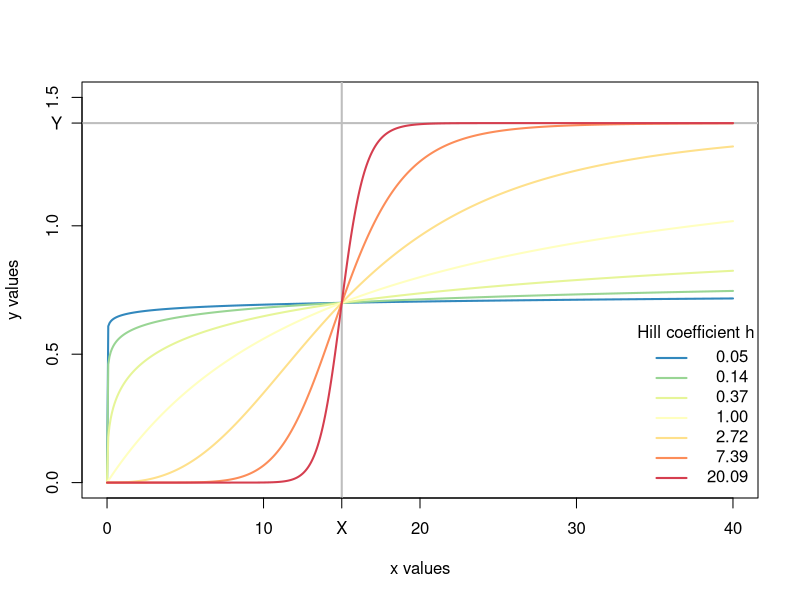
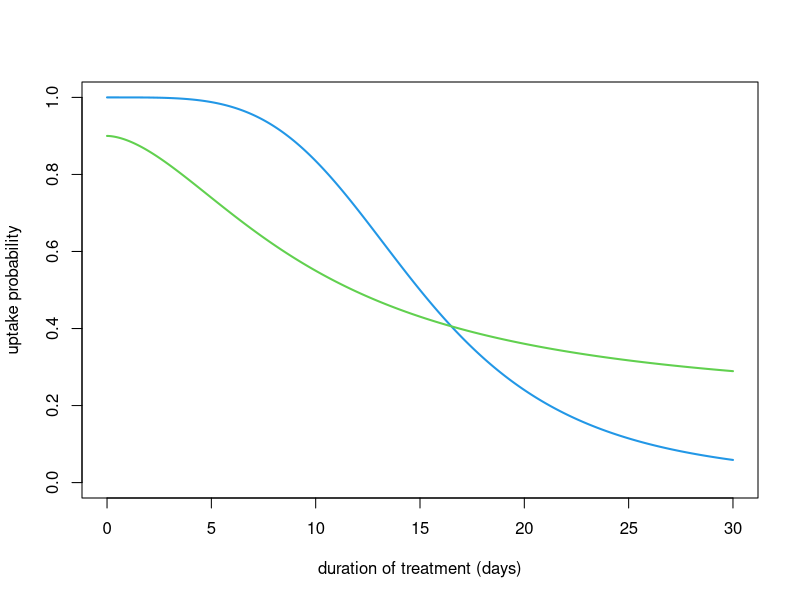
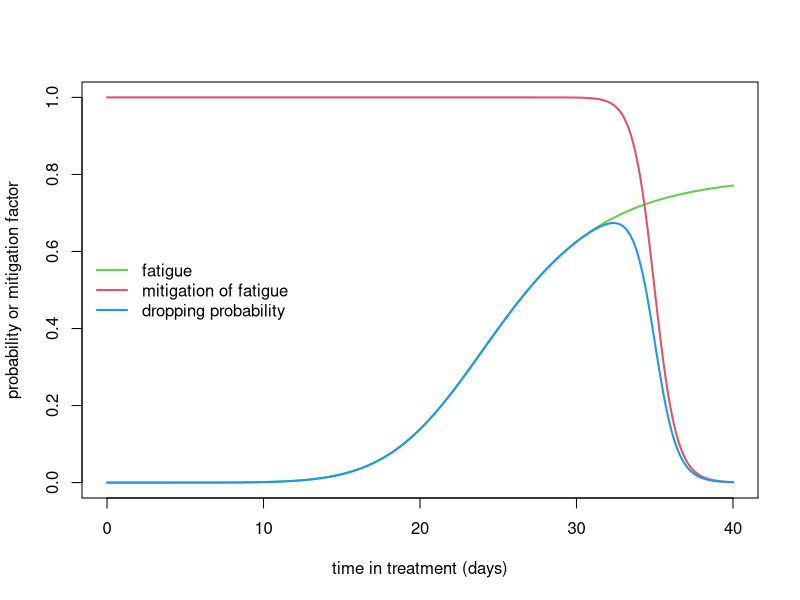
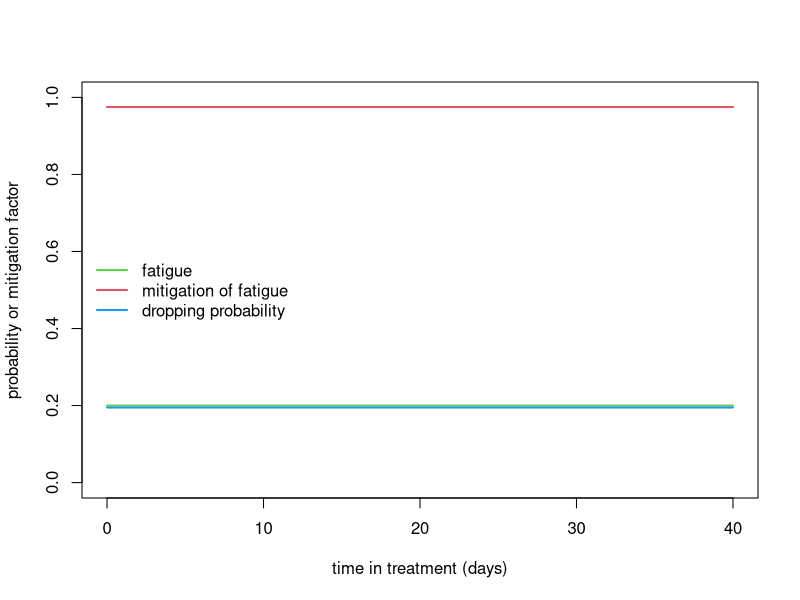
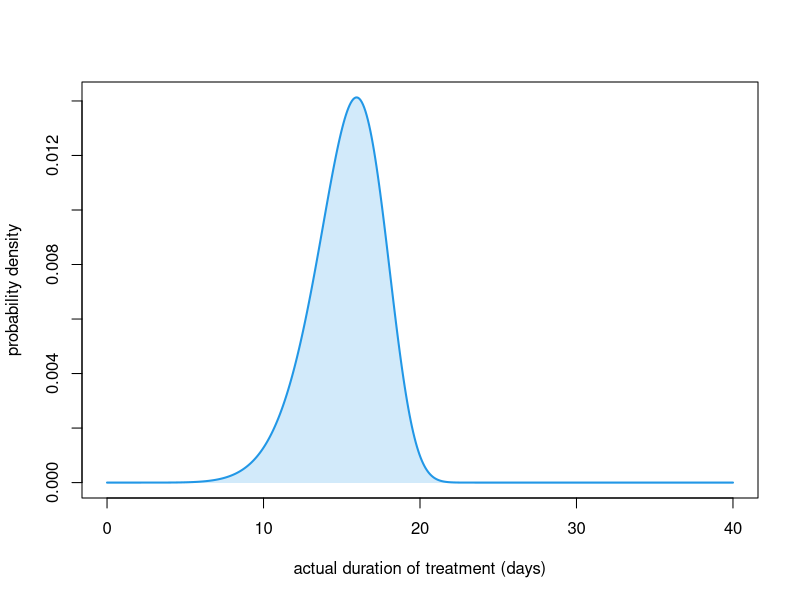
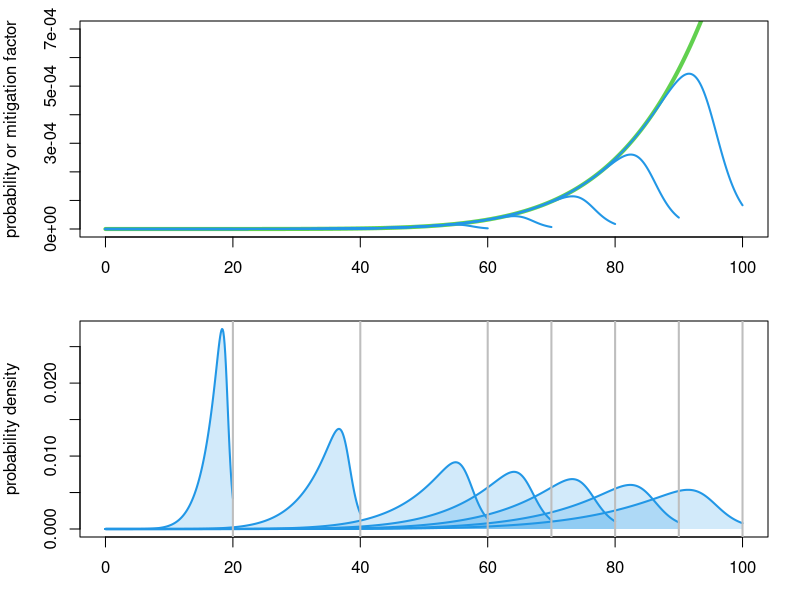
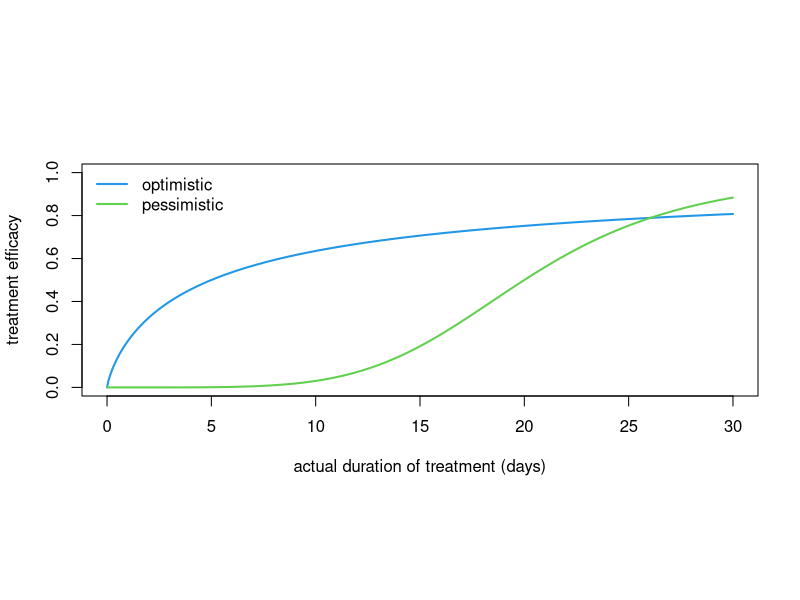
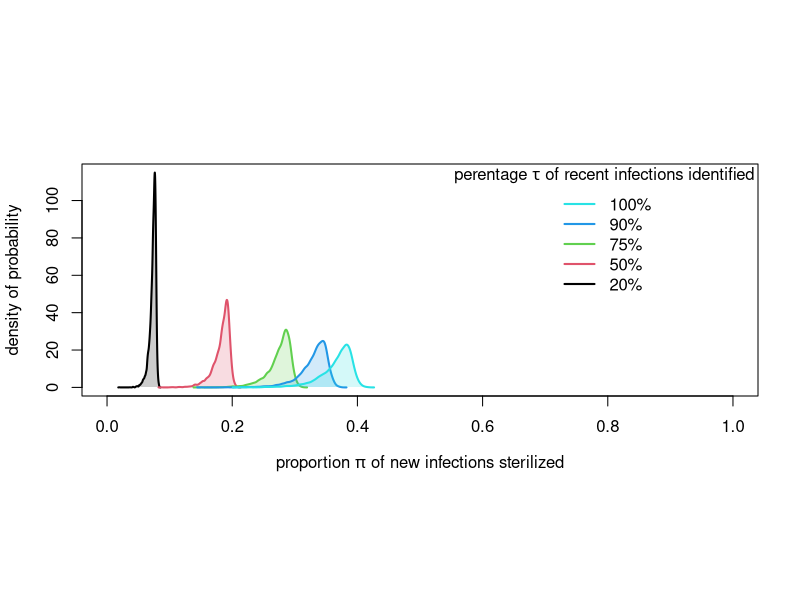

Generate these figures, in order, with R: (Note: this script raises an error after producing the figures.)
## ---- chunk 1
knitr::knit_hooks$set(
  margin = function(before, options, envir) {
    if (before) par(mgp = c(1.5, .5, 0)) #, bty = "n", plt = c(.105, .97, .13, .97))
    else NULL
  })

knitr::opts_chunk$set(echo       = TRUE,
                      message    = FALSE,
                      cache      = TRUE,
                      autodep    = TRUE,
#                      dev.args   = list(pointsize = 11),
                      fig.height = 5,
                      fig.width  = 1.4 * 5,
                      fig.retina = 2,
                      fig.align  = "center",
                      margin     = TRUE)
## ---- chunk 2
needed_packages <- c(
  "deSolve",
  "tibble",
  "purrr",
  "dplyr",
  "magrittr",
  "RColorBrewer"
)
## ---- chunk 3
to_install <- needed_packages[! needed_packages %in% installed.packages()[,"Package"]]
if (length(to_install)) install.packages(to_install)
## ---- chunk 4
library(tibble)
library(purrr)
library(dplyr)
library(magrittr)
## ---- chunk 5
lwd_val <- 2
## ---- chunk 6
ode2 <- function(...) tibble::as_tibble(as.data.frame(deSolve::ode(...)))

seq2 <- function(...) seq(..., le = 512)

plotl <- function(...) plot(..., type = "l", lwd = 2)

lines2 <- function(...) lines(..., lwd = 2)

legend2 <- function(...) legend(..., bty = "n")

abline2 <- function(..., col = 2) abline(..., lwd = lwd_val, col = col)

plot2 <- function(..., col = 4) plot(..., type = "l", lwd = lwd_val, col = col)

plot3 <- function(...) plot2(..., xlab = "actual duration of treatment (days)")

legend2 <- function(...) legend(..., lty = 1, lwd = lwd_val, bty = "n")

legend3 <- function(x, y, legend, ...) {
  tmp <- legend2(x, y, legend = rep(" ", length(legend)),
                 text.width = max(strwidth(legend)), xjust = 1, yjust = 1, ...)
  text(tmp$rect$left + tmp$rect$w, tmp$text$y, legend, pos = 2)
}

mclapply2 <- function(...) {
  parallel::mclapply(..., mc.cores = parallel::detectCores() - 1)
}

polygon2 <- function(x, y, col = 4, alpha = .2, ...) {
  polygon(c(x[1], x, tail(x, 1)), c(0, y, 0), col = adjustcolor(col, alpha),
          border = NA)
}

polygon3 <- function(x, y1, y2, col = 4, ...) {
  polygon(c(x, rev(x)), c(y1, rev(y2)), col = col, border = NA, ...)
}
## ---- chunk 7
hill <- function(x, X, Y, h) {
  x2h <- x^h
  Y * x2h / (X^h + x2h)
}
## ---- chunk 8
xs <- seq2(0, 40)
X <- 15
Y <- 1.4

plot(NA, xlim = c(0, max(xs)), ylim = c(0, 1.5), xlab = "x values", ylab = "y values")
abline2(v = X, col = "grey")
abline2(h = Y, col = "grey")

hs <- exp(seq(-3, 3))
cols <- rev(RColorBrewer::brewer.pal(n = length(hs), "Spectral"))
walk2(hs, cols, ~ lines2(xs, hill(xs, X, Y, h = .x), col = .y))

legend3("bottomright", col = cols, title = "Hill coefficient h",
        legend = formatC(round(hs, 2), digits = 2, format = "f"))

axis(1, X, "X")
axis(2, Y, "Y", las = 1)
## ---- chunk 9
uptake <- function(d, Xv, Yv, Zv, hv) {
  Zv - hill(d, Xv, Yv, hv)
}
## ---- chunk 10
ds <- seq2(0, 30)
plot2(ds, uptake(ds, 15, 1, 1, 4), ylim = 0:1,
      xlab = "duration of treatment (days)", ylab = "uptake probability")
lines2(ds, uptake(ds, 10, .7, .9, 1.75), col = 3)
## ---- chunk 11
plot_probabilities <- function(
    pd = 40,                      # proposed duration of treatment
    Xf  = 25,   Yf = .8, hf = 7,  # fatigue
    Xmp = .875, Ym = 1,  hm = 50, # mitigation of fatigue
    lwd = 2,
    ylim = 0:1,
    add = FALSE,
    lgnd = TRUE) {                # whether to add the legend to the plot or not
  
  Xm <- Xmp * pd
  ts <- seq2(0, pd)

  fatigue <- hill(ts, Xf, Yf, hf)
  mitigation <- 1 - hill(ts, Xm, Ym, hm)
  
  if (! add) plot(ts, fatigue, ylim = ylim, col = 3, type = "l", lwd = lwd,
                  xlab = "time in treatment (days)",
                  ylab = "probability or mitigation factor")
  lines2(ts, mitigation, col = 2)
  lines2(ts, mitigation * fatigue, col = 4)
  
  if (lgnd & ! add)
    legend2("left", col = c(3, 2, 4),
            legend = c("fatigue", "mitigation of fatigue", "dropping probability"))
}
## ---- chunk 12
plot_probabilities()
## ---- chunk 13
plot_probabilities(hf = 0, hm = 0, Ym = .05, Yf = .4)
## ---- chunk 14
dropping_probability <- function(
    pd = 40,                        # proposed duration of treatment
    Xf  = 25,   Yf = .8, hf = 7,    # fatigue
    Xmp = .875, Ym = 1,  hm = 50,   # mitigation of fatigue
    by = pd / (le - 1), le = 512) { # sampling day in the treatment

  ts <- seq(0, pd, by)
  tibble(x = ts,
         y = hill(ts, Xf, Yf, hf) * (1 - hill(ts, Xmp * pd, Ym, hm)))
}
## ---- chunk 15
dropping_probability()
## ---- chunk 16
effective_duration <- function(
    pd = 40,                        # proposed duration of treatment
    Xf  = 25,   Yf = .8, hf = 7,    # fatigue
    Xmp = .875, Ym = 1,  hm = 50,   # mitigation of fatigue
    by = pd / (le - 1), le = 512) { # sampling effective durations of treatment
  
  dp <- dropping_probability(pd, Xf, Yf, hf, Xmp, Ym, hm, by, le)
  y <- dp$y
  dens <- c(y[1], y[-1] * cumprod(1 - y[-length(y)]))
  tibble(x = dp$x,
         y = dens / sum(dens))
}
## ---- chunk 17
with(effective_duration(), {
  plot3(x, y, ylab = "probability density")
  polygon2(x, y)
})
## ---- chunk 18
explore_dropping <- function(
    Xf  = 200,  Yf  = .15, hf  = 7,
    Xmp = .875, Ym  = 1,   hm  = 50,
    by  = .1, ylim = c(0, .2),
    proposed_durations = c(20, 40, seq(60, 100, 10))) {

  proposed_durations <- sort(proposed_durations)

  eds <- map(proposed_durations,
             ~ effective_duration(.x, Xf, Yf, hf, Xmp, Ym, hm, by))
  
  opar <- par(mfrow = 2:1, plt = c(.1, .96, .21, .93))
  
  plot_probabilities(tail(proposed_durations, 1),
                Xf, Yf, hf, Xmp, Ym, hm, lwd = 4, ylim = ylim, lgnd = FALSE)
  walk(head(proposed_durations, -1),
       ~ plot_probabilities(.x, Xf, Yf, hf, Xmp, Ym, hm, add = TRUE))
  
  plot(NA, xlim = c(0, max(proposed_durations)),
           ylim = c(0, max(unlist(map(eds, ~ .x$y)))),
           xlab = "effective duration of treatment (days)",
           ylab = "probability density")
  walk(eds, ~ with(.x, {
    lines2(.x$x, .x$y, col = 4)
    polygon2(x, y)
  }))
  abline2(v = proposed_durations, col = "grey")
  
  par(opar)
}
## ---- chunk 19
explore_dropping(Xmp = .95, hm = 50, ylim = c(0, .0007))
## ---- chunk 20
draw_durations <- function(
    pd = 40,                        # proposed duration of treatment
    Xf  = 25,   Yf = .8, hf = 7,    # fatigue
    Xmp = .875, Ym = 1,  hm = 50,   # mitigation of fatigue
    by = pd / (le - 1), le = 512,   # sampling effective durations of treatment 
    n = 1000) {                     # number to draw
  with(effective_duration(pd, Xf, Yf, hf, Xmp, Ym, hm, by, le), sample(x, n, TRUE, y)) 
}                    
## ---- chunk 21
draw_durations(n = 16)
## ---- chunk 22
ts <- seq2(0, 30)
plot3(ts, hill(ts, 5, 1, .8), ylim = 0:1, ylab = "treatment efficacy")
lines2(ts, hill(ts, 20, 1, 5), col = 3)
legend2("topleft", legend = c("optimistic", "pessimistic"), col = 4:3)
## ---- chunk 23
pi_value <- function(
    tau = .99,
    pd = 10,
    
    Xv  = 15,   Yv = 1,   hv = 4, Zv = 1,
    Xf  = 200,  Yf = .15, hf = 7,
    Xmp = .875, Ym = 1,   hm = 50,
    Xe  = 10,   Ye = 1,   he = 1,
    
    by = pd / (le - 1), le = 512,
    n = 1000) {
  
  tau *
    uptake(pd, Xv, Yv, Zv, hv) *
    hill(draw_durations(pd, Xf, Yf, hf, Xmp, Ym,  hm, by, le, n), Xe, Ye, he)
}
## ---- chunk 24
tau_vals <- c(.2, .5, .75, .9, 1)

out1 <- tau_vals |>
  map(~ pi_value(tau = .x, pd = 10, n = 1e4, le = 1e6)) |> 
  map(density)

plot2(NA, xlim = 0:1, ylim = c(0, max(unlist(map(out1, extract2, "y")))),
      xlab = expression(paste("proportion ", pi, " of new infections sterilized")),
      ylab = "density of probability")

walk2(out1, seq_along(tau_vals), ~ with(.x, {
  polygon2(x, y, col = .y)
  lines2(x, y, col = .y)
}))

add_legend_sterilization <- function(...) {
  legend2("topright", legend = paste0(rev(100 * tau_vals), "%"),
          col = rev(seq_along(tau_vals)),
          title = expression(paste("perentage ", tau,
                                   " of recent infections identified")))
}

add_legend_sterilization()
## ---- chunk 25
quantplot <- function(x, y, probs = c(.025, seq(.05, .95, .05), .975),
                      col = adjustcolor(4, .07)) {
  y <- map_dfr(y, quantile, probs)
  nbcol <- ncol(y)
  nb <- (nbcol - (nbcol %% 2)) / 2 - 1
  walk(0:nb, ~ polygon3(x, y[[1 + .x]], y[[nbcol - .x]], col = col))
}
## ---- chunk 26
pd_vals <- seq(1, 40, le = 512)
out <- map(tau_vals,
           ~ mclapply2(pd_vals,
                       function(x) pi_value(pd = x, tau = .x, n = 1e4, le = 1e6)))
## ---- chunk 27
plot(NA, xlim = c(0, 45), ylim = 0:1,
     xlab = "proposed duration d of treatment (days)",
     ylab = expression(paste("proportion ", pi, " of new infections sterilized")))

walk2(out,
      seq_along(out),
      ~ quantplot(pd_vals, .x,  probs = seq(.025, .975, le = 75),
                  col = adjustcolor(.y, .03)))

add_legend_sterilization()
## ---- chunk 28
dashboard <- function(
    tau = .99, #
    pd = 10,
    
    Xv  = 15,   Yv = 1,   hv = 4, Zv = 1, #
    Xf  = 200,  Yf = .15, hf = 7, #
    Xmp = .875, Ym = 1,   hm = 50, #
    Xe  = 10,   Ye = 1,   he = 1, #
    
    dur_max = 40, #
    proposed_durations = c(20, 40, seq(60, 100, 10)), #
    by = pd / (le - 1), le = 512, #
    n = 1000) {
  
  proposed_durations <- sort(proposed_durations)
  
# 1. treatment uptake
  ds <- seq2(0, dur_max)
  plot2(ds, uptake(ds, Xv, Yv, Zv, hv), ylim = 0:1,
        xlab = "proposed duration of treatment (days)", ylab = "uptake probability")

# 2. actual durations of treatment
  eds <- map(proposed_durations,
             ~ effective_duration(.x, Xf, Yf, hf, Xmp, Ym, hm, by, le))
  plot(NA, xlim = c(0, max(proposed_durations)),
           ylim = c(0, max(unlist(map(eds, ~ .x$y)))),
           xlab = "actual duration of treatment (days)",
           ylab = "probability density")
  walk(eds, ~ with(.x, {
    lines2(.x$x, .x$y, col = 4)
    polygon2(x, y)
  }))
  abline2(v = proposed_durations, col = "grey")
  
# 3. pharmaco-dynamics treatment efficacy
  ts <- seq2(0, dur_max)
  plot3(ts, hill(ts, Xe, Ye, he), ylim = 0:1, ylab = "treatment efficacy")

# 4. intervention efficacy
  plot(NA, xlim = c(0, 45), ylim = 0:1,
     xlab = "proposed duration of treatment (days)",
     ylab = expression(paste("proportion ", pi, " of new infections sterilized")))

  pd_vals <- seq(1, 40, le = 512) #
  out <- mclapply2(pd_vals,
                   function(x) pi_value(tau, x, Xv, Yv, hv, Zv, Xf, Yf, hf, Xmp, Ym,
                                        hm, Xe, Ye, he, by, le, n))
  quantplot(pd_vals, out,  probs = seq(.025, .975, le = 75), col = adjustcolor(4, .1))
}
## ---- chunk 29
opar <- par(mfrow = c(2, 2), cex = 1, plt = c(.25, .95, .25, .9))
dashboard()
par(opar)
## ---- chunk 30
sid_dyn <- function(N, I0 = 0, D0, beta, gamma, pi, delta, alpha, times) {
  ode2(c(S = N - I0 - D0, I = I0, D = D0),
       times,
       function(time, state, pars) {
         with(as.list(c(state, pars)), {
           infection <- (1 - pi) * beta * D * S
           dS  <- gamma * I + alpha * D - infection
           dI  <- infection - (delta + gamma) * I
           dD  <- delta * I - alpha * D
           list(c(dS, dI, dD))
         })
       },
       c(beta = beta, gamma = gamma, pi = pi, delta = delta, alpha = alpha))
}
## ---- chunk 31
sid_equ <- function(N, beta, gamma, pi, delta, alpha) {
  Dstar <- delta * N / (alpha + delta) - alpha * (delta + gamma) /
           ((alpha + delta) * (1 - pi) * beta)
  Istar <- alpha * Dstar / delta
  c(S = N - Istar - Dstar, I = Istar, D = Dstar)
}
## ---- chunk 32
plot_sid_dyn_equ <- function(
    N     = 1e5,
    D0    = 350,
    beta  = .000001,
    gamma = 0,
    pi    = 0,
    delta = .0001,
    alpha = 1 / 70,
    times = seq2(0, 25000)) {
  sims <- sid_dyn(N = N, I0 = 0, D0 = D0, beta = beta, gamma = gamma, pi = pi,
                  delta = delta, alpha = alpha, times = times)

  equs <- sid_equ(N = N, beta = beta, gamma = gamma, pi = pi,
                  delta = delta, alpha = alpha)
  
  plotl2 <- function(...) plotl(..., xlab = "time (year)")
  
  opar <- par(mfrow = c(1, 3), cex = 1, plt = c(.25, .95, .25, .9))
  with(sims, {
    plotl2(time, I, col = 2, ylab = "infection prevalence")
    abline(h = equs["I"], col = 2)
    plotl2(time, D, col = 3, ylab = "disease prevalence")
    abline(h = equs["D"], col = 3)
    plotl2(time, delta * I, col = 4, ylab = "yearly disease incidence")
    abline(h = delta * equs["I"], col = 4)
  })
  par(opar)
}
## ---- chunk 33
plot_sid_dyn_equ()
## ---- chunk 34
sid_param_val <- function(inf_prev, dis_prev, dis_incd, N = 1e5) {
  delta <- dis_incd / inf_prev
  alpha <- dis_incd / dis_prev
  c(alpha = alpha,
    beta  = alpha * delta / (delta * N - (alpha + delta) * dis_prev),
    delta = delta)
}
## ---- chunk 35
(sid_p_val <- sid_param_val(2e4, 322, 176))
## ---- chunk 36
plot_sid_dyn_equ(D0    = 322,
             beta  = sid_p_val[["beta"]],
             delta = sid_p_val[["delta"]],
             alpha = sid_p_val[["alpha"]],
             times = seq2(0, 6000))
## ---- chunk 37
siid_dyn <- function(N = 1e5, Is0 = 0, If0 = 0, D0,
                    pi, p, beta, gammas, gammaf, deltas, deltaf, alpha, times) {
  ode2(c(S = N - Is0 - If0 - D0, Is = Is0, If = If0, D = D0),
       times,
       function(time, state, pars) {
         with(as.list(c(state, pars)), {
           infection <- beta * D * S
           dS  <- gammas * Is + gammaf * If + alpha * D - (1 - p * pi) * infection
           dIs <- (1 - p) * infection - (gammas + deltas) * Is
           dIf <- (1 - pi) * p * infection - (gammaf + deltaf) * If
           dD  <- deltas * Is + deltaf * If - alpha * D
           list(c(dS, dIs, dIf, dD))
         })
       },
       c(pi = pi, p = p, beta = beta, gammas = gammas, gammaf = gammaf,
         deltas = deltas, deltaf = deltaf, alpha = alpha))
}
## ---- chunk 38
siid_equ <- function(N = 1e5, pi, p, beta, gammas, gammaf, deltas, deltaf, alpha) {
  A  <- (alpha * deltaf + (1 + deltas) * gammaf) * (1 - p) +
        (alpha * deltas + (alpha + deltaf) * gammas) * (1 - pi) * p + 
        (1 - p * pi) * deltas * deltaf
  D  <- (((1 - p) * deltas * gammaf +
          (1 - pi) * p * gammas * deltaf +
          (1 - p * pi) * deltas * deltaf) * N - 
         (deltas * gammaf + gammas * deltaf + deltas * deltaf) * alpha / beta) / A
  If  <- (N - (alpha / deltas + 1) * D) * (1 - pi) * p * beta * D / 
         (gammaf + deltaf + (1 - deltaf / deltas) * (1 - pi) * p * beta * D)
  Is  <- (alpha * D - deltaf * If) / deltas
  c(S  = N - Is - If - D,
    Is = Is,
    If = If,
    D  = D)
}
## ---- chunk 39
plot_siid_dyn_equ <- function(
    N = 1e5,
    Is0 = 0,
    If0 = 0,
    D0 = 350,
    pi = 0,
    p = .9,
    beta = 1e-6,
    gammas = 0,
    gammaf = 0,
    deltas = 1e-6,
    deltaf = 1e-4,
    alpha = 1 / 70,
    times = seq2(0, 700000)) {
  
  sims <- siid_dyn(N, Is0, If0, D0,
                  pi, p, beta, gammas, gammaf, deltas, deltaf, alpha, times)

  equs <- siid_equ(N, pi, p, beta, gammas, gammaf, deltas, deltaf, alpha)
  
  plotl2 <- function(...) plotl(..., xlab = "time (year)")
  
  opar <- par(mfrow = c(2, 2), cex = 1, plt = c(.25, .95, .25, .9))
  with(sims, {
    incidence_dyn <- deltas * Is + deltaf * If
    incidence_equ <- deltas * equs["Is"] + deltaf * equs["If"]
    
    plotl2(time, Is + If, col = 1, ylab = "infection prevalence")
    abline(h = equs["Is"] + equs["If"], col = 1)
    
    plotl2(time, D,  col = 2, ylab = "disease prevalence")
    abline(h = equs["D"], col = 2)
    
    plotl2(time, incidence_dyn, col = 3, ylab = "yearly disease incidence")
    abline(h = incidence_equ, col = 3)
    
    plotl2(time, deltaf * If / incidence_dyn, col = 4,
           ylab = "proportion of fast infections")
    abline(h = deltaf * equs["If"] / incidence_equ, col = 4)
  })
  par(opar)
}
## ---- chunk 40
plot_siid_dyn_equ()
## ---- chunk 41
N <- 1e5
beta <- .000001
gamma <- gammas <- gammaf <- 0
pi <- 0
delta <- deltas <- deltaf <- .0001
alpha <- 1 / 70
p <- 1
sid_equ(N, beta, gamma, pi, delta, alpha)
siid_equ(N, pi, p, beta, gammas, gammaf, deltas, deltaf, alpha)
## ---- chunk 42
siid_equ2 <- function(N = 1e5, p, beta, gammas, gammaf, deltas, deltaf, alpha) {
  D <- (((gammaf + deltaf) * deltas +
           (gammas * deltaf - deltas * gammaf) * p) * beta * N -
          (gammas * deltaf + (gammaf + deltaf) * deltas) * alpha) /
    (((alpha + deltas) * deltaf + (1 - p) * (1 + deltas) * gammaf +
        ((deltaf + alpha) * gammas - (deltaf - deltas) * alpha) * p) * beta)
  
  c(D = D,
    I = ((N - D) * (deltaf - deltas) * p * beta - (gammaf + deltaf) * alpha) * D /
      ((deltaf - deltas) * p * beta * D - (gammaf + deltaf) * deltas),
    df = (deltas * N - (alpha + deltas) * D) * deltaf * p * beta * D / 
      ((gammaf + deltaf) * deltas - (deltaf - deltas) * p * beta * D),
    ds = D * (alpha + (deltas * N - (alpha + deltas) * D) * p * beta * deltaf /
                ((deltaf - deltas) * p * beta * D - (gammaf + deltaf) * deltas))
    )
}
## ---- chunk 43
siid_equ(N = 1e5, pi = 0, p = .9, beta = .00001, gammas = 1 / 70, gammaf = 0,
         deltas = 1 / 50, deltaf = 1 / 5, alpha = 1 / 70)

siid_equ2(N = 1e5, p = .9, beta = .00001, gammas = 1 / 70, gammaf = 0,
          deltas = 1 / 50, deltaf = 1 / 5, alpha = 1 / 70)
## ---- chunk 44
plot_siid_dyn_equ2 <- function(
    N = 1e5,
    Is0 = 0,
    If0 = 0,
    D0 = 350,
    pi = 0,
    p = .9,
    beta = 1e-6,
    gammas = 0,
    gammaf = 0,
    deltas = 1e-6,
    deltaf = 1e-4,
    alpha = 1 / 70,
    times = seq2(0, 500000)) {
  
  sims <- siid_dyn(N, Is0, If0, D0,
                  pi, p, beta, gammas, gammaf, deltas, deltaf, alpha, times)

  equs <- siid_equ2(N, p, beta, gammas, gammaf, deltas, deltaf, alpha)

  plotl2 <- function(...) plotl(..., xlab = "time (year)")
  
  opar <- par(mfrow = c(2, 2), cex = 1, plt = c(.25, .95, .25, .9))
  with(sims, {
    plotl2(time, Is + If, col = 1, ylab = "infection prevalence")
    abline(h = equs["I"], col = 1)
    
    plotl2(time, D,  col = 2, ylab = "disease prevalence")
    abline(h = equs["D"], col = 2)
    
    plotl2(time, deltaf * If, col = 3, ylab = "yearly fast disease incidence")
    abline(h = equs["df"], col = 3)

    plotl2(time, deltas * Is, col = 4, ylab = "yearly slow disease incidence")
    abline(h = equs["ds"], col = 4)
  })
  par(opar)
}
## ---- chunk 45
plot_siid_dyn_equ2()
## ---- chunk 46
siid_equ3 <- function(N = 1e5, p, beta, deltas, deltaf, alpha) {
  D <- deltaf * deltas * (beta * N - alpha) / 
       (((alpha + deltas) * deltaf - (deltaf - deltas) * alpha * p) * beta)
  
  c(D = D,
    I = ((N - D) * (deltaf - deltas) * p * beta - deltaf * alpha) * D /
        ((deltaf - deltas) * p * beta * D - deltaf * deltas),
    df = (deltas * N - (alpha + deltas) * D) * deltaf * p * beta * D /
        (deltaf * deltas - (deltaf - deltas) * p * beta * D),
    ds = (alpha + (deltas * N - (alpha + deltas) * D) * p * beta * deltaf / 
            ((deltaf - deltas) * p * beta * D - deltaf * deltas)) * D
    )
}

siid_equ2(N = 1e5, p = .9, beta = .00001, gammas = 0, gammaf = 0, deltas = 1 / 50,
          deltaf = 1 / 5, alpha = 1 / 70)

siid_equ3(N = 1e5, p = .9, beta = .00001, deltas = 1 / 50, deltaf = 1 / 5,
          alpha = 1 / 70)
## ---- chunk 47
siid_param_val <- function(I, D, ds, df, N, deltaf) {
  c(alpha  = (df + ds) / D,
    beta   = (df + ds) / ((N - I - D) * D),
    deltas = deltaf * ds / (deltaf * I - df),
    p      = df / (df + ds))
}
## ---- chunk 48
x <- .9
di <- 176
D <- 322
df <- round(x * di)
siid_param_val(I = 1e4, D = D, ds = di - df, df = df, N = 1e5, deltaf = 1 / 2)
siid_param_val(I = 3e4, D = D, ds = di - df, df = df, N = 1e5, deltaf = 1 / 2)
## ---- chunk 49
deltaf <- 1 / 2
N <- 1e5
x <- .9
di <- 176
D0 <- 322
df <- x * di

siid_p_val <- siid_param_val(I = 2e4, D = D0, ds = di - df, df = df, N = N,
                             deltaf = deltaf)

a <- siid_equ(N = N, pi = 0, p = siid_p_val[["p"]], beta = siid_p_val[["beta"]],
              gammas = 0, gammaf = 0, deltas = siid_p_val[["deltas"]],
              deltaf = deltaf, alpha = siid_p_val[["alpha"]])

b <- siid_equ2(N = N, p = siid_p_val[["p"]], beta = siid_p_val[["beta"]],
               gammas = 0, gammaf = 0, deltas = siid_p_val[["deltas"]],
               deltaf = deltaf, alpha = siid_p_val[["alpha"]])

a["D"]
sum(a[c("Is", "If")])
b["I"]
(d <- sum(b[c("df", "ds")]))
b[["df"]] / d
## ---- chunk 50
times <- 2025 + seq2(0, 30)
deltaf <- 1 / 2
N <- 1e5
I0 <- 2e4
x <- .9
di <- 176
D0 <- 322
df <- x * di

siid_p_val <- siid_param_val(I = I0, D = D0, ds = di - df, df = df, N = N,
                             deltaf = deltaf)

start_val <- siid_equ(N = N, pi = 0, p = siid_p_val[["p"]],
                      beta = siid_p_val[["beta"]],
                      gammas = 0, gammaf = 0, deltas = siid_p_val[["deltas"]],
                      deltaf = deltaf, alpha = siid_p_val[["alpha"]])

pi_effect <- function(pi) {
  siid_dyn(N = 1e5, Is0 = start_val[["Is"]], If0 = start_val[["If"]], D0, pi,
           p      = siid_p_val[["p"]],
           beta   = siid_p_val[["beta"]], gammas = 0, gammaf = 0,
           deltas = siid_p_val[["deltas"]], deltaf = deltaf,
           alpha  = siid_p_val[["alpha"]], times) |> 
    mutate(d = deltaf * If + siid_p_val[["deltas"]] * Is)
}

plot(NA, xlim = range(times), ylim = c(0, di),
     xlab = "year", ylab = "disease incidence (/year/100,000)")

seq(0, 1, .1) |> 
  map(pi_effect) |> 
  walk(~ with(.x, lines2(time, d, col = 4)))
